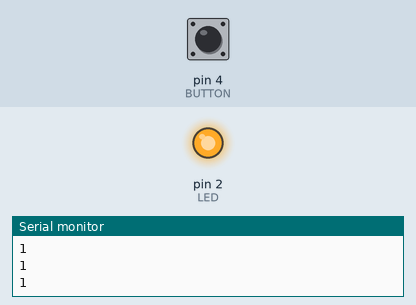
The sketch below on a simulated Arduino Uno, built with avr-gcc and run on an emulated ATmega328P. On the bench: output pins drawn as LEDs (lit = HIGH), the last lines printed to the serial monitor. The inputs (shaded band) are chosen by the test bench; at power-on: pin 4 (BUTTON) HIGH.

Above: at 1.2 s.
1.3 s: pin 4 (BUTTON) pulled LOW for 0.15 s
At 1.37 s:
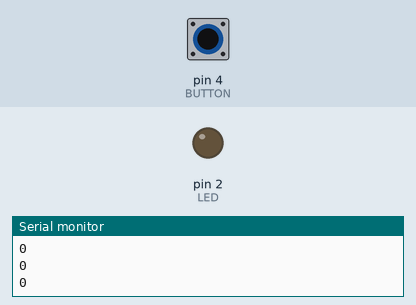
2.9 s: pin 4 (BUTTON) pulled LOW for 3.2 s
At 7.2 s:
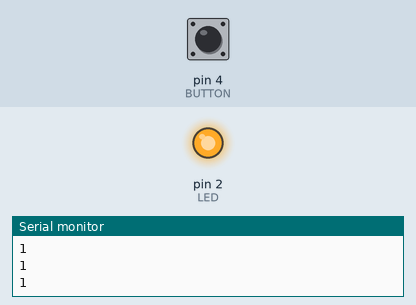
Timing chart, 0 to 8.7 s (numbered marks = the images above; inputs shaded):
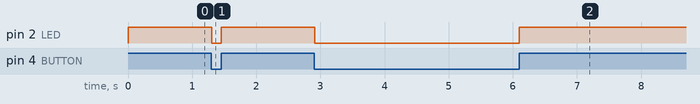

The sketch:

testingmysanity.ino
```cpp
int LED = 2;
int BUTTON = 4;


void setup() {
  // put your setup code here, to run once:
  Serial.begin(9600);
  pinMode(LED, OUTPUT);
  digitalWrite(LED, LOW);
  pinMode(BUTTON, INPUT_PULLUP);
}

void loop() {
  // put your main code here, to run repeatedly:
  Serial.println(digitalRead(BUTTON));
  digitalWrite(LED, digitalRead(BUTTON));
  delay(10);
}
```

Measured:
- after the input at 1.3 s, pin 2 (LED): HIGH → LOW at once, → HIGH 0.15 s later
- after the input at 2.9 s, pin 2 (LED): HIGH → LOW at once, → HIGH 3.2 s later
